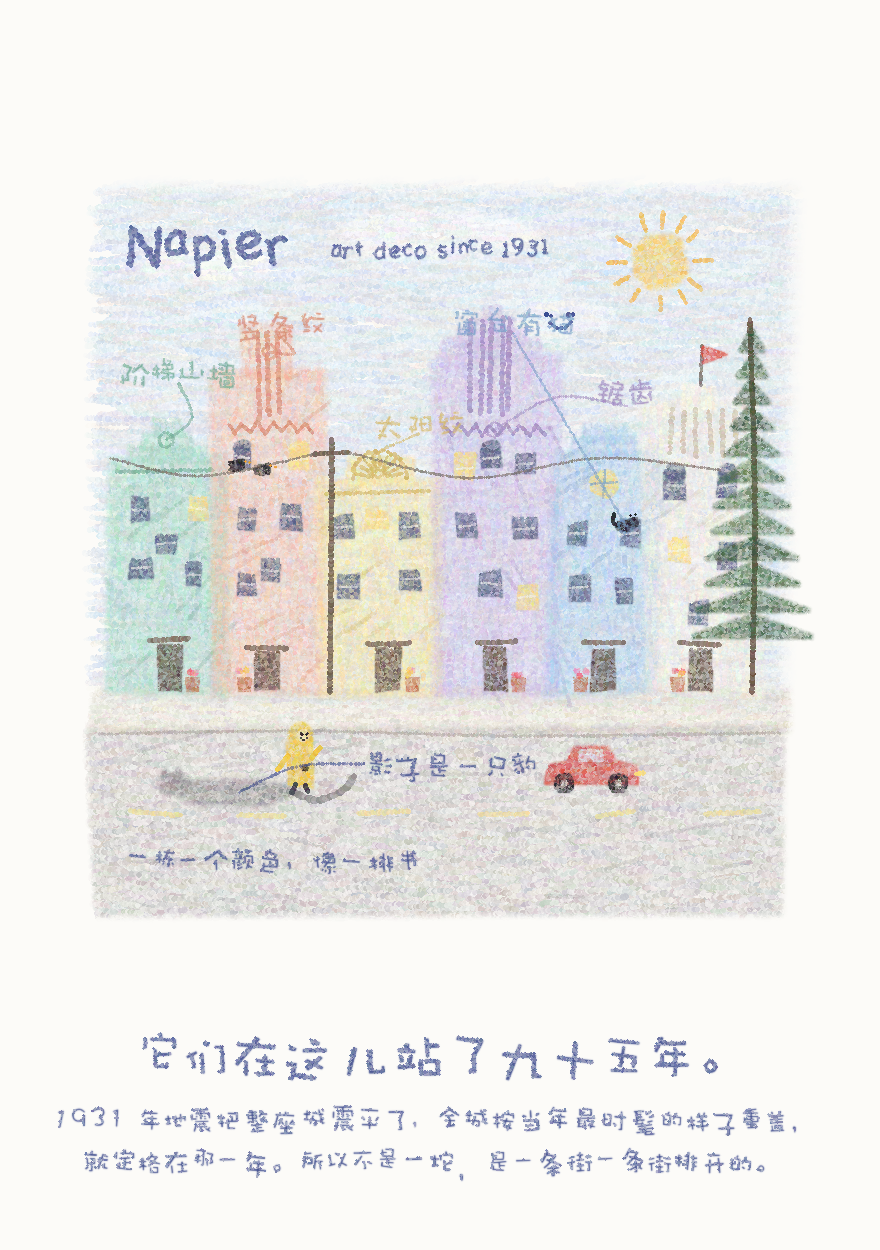

The script that saved this image:
#!/usr/bin/env python3
"""蜡笔街景范例：Napier（新西兰）的 Art Deco 街——六栋粉彩小楼一栋挨一栋。
楼歪、高低乱、窗户不齐、色块留纸、字一个一个歪着写、指线弯的；街上有老爷车、电线上两只鸟、窗台一只猫、门口花盆、笑脸云。
用法：python3 example_street.py  → 输出 example_street.png（约 3 秒）"""
import math
import random
import sys
from pathlib import Path

import numpy as np
from PIL import Image, ImageDraw

sys.path.insert(0, str(Path(__file__).resolve().parent))  # crayon_lib.py 放同目录即可
import crayon_lib as C  # noqa: E402

random.seed(1932)
np.random.seed(1932)
W, H = 880, 1250
C.set_size(W, H)
img = Image.new("RGBA", (W, H), C.PAPER + (255,))
INK = (58, 72, 138)
BLACK = (34, 32, 38)


def fill(mask, color, **kw):
    global img
    img = C.crayon(img, mask, color, **kw)


def line(pts, color, **kw):
    global img
    img = C.crayon_line(img, pts, color, **kw)


def wtext(s, xy, font, color, **kw):
    global img
    img = C.wobbly_text(img, s, xy, font, color, **kw)


def squig(a, b, color, **kw):
    global img
    img = C.squiggle(img, a, b, color, **kw)


def scrib(mask, color, **kw):
    global img
    img = C.scribble(img, mask, color, **kw)


def block(poly, color, *, feather=3, grow=3, n=None, alpha=(120, 205), direction=90, dot=(1.0, 2.1)):
    """留纸的色块：alpha 低一点、边缘毛一点，纸从缝里透出来。"""
    xs = [p[0] for p in poly]; ys = [p[1] for p in poly]
    area = max(1, (max(xs) - min(xs)) * (max(ys) - min(ys)))
    n = n or int(area / 10000 * 2100) + 100
    m = C.soft_mask(poly, feather=feather, grow=grow)
    fill(m, color, direction=direction, spread=12, n=n, length=(8, 24), alpha=alpha, dot=dot)
    return m


# ── 天 / 地 ───────────────────────────────────────────────
FX0, FY0, FX1, FY1 = 100, 190, 780, 910
STREET = 690
sky = C.soft_mask(C.quad(FX0, FY0, FX1, STREET + 8, wobble=12), feather=8, grow=2)
fill(sky, (186, 212, 238), direction=0, spread=14, n=7000, length=(24, 64), alpha=(90, 170))
fill(sky, (232, 206, 190), direction=0, spread=14, n=1400, length=(20, 50), alpha=(30, 80))  # 一点黄昏的粉
# 太阳：一个圆 + 放射短线
SX, SYY = 660, 262
sun = C.soft_mask(C.blob(SX, SYY, 26, 26, k=16, rough=0.12), feather=2, grow=2)
fill(sun, (250, 206, 96), direction=0, spread=30, n=700, length=(4, 12), alpha=(160, 240), dot=(1.0, 2.0))
for a in np.linspace(0, 2 * math.pi, 13)[:-1]:
    a += random.uniform(-0.12, 0.12)
    line([(SX + math.cos(a) * 34, SYY + math.sin(a) * 34), (SX + math.cos(a) * (46 + random.uniform(0, 10)), SYY + math.sin(a) * (46 + random.uniform(0, 10)))], (244, 186, 80), width=(1.2, 2.0), alpha=(140, 220), wobble=0.6)
# 云：一朵是笑脸
for i, (cx, cy, rx, ry) in enumerate(((210, 262, 66, 20), (430, 232, 84, 22), (560, 318, 44, 13))):
    cm = C.soft_mask(C.blob(cx, cy, rx, ry, rough=0.3), feather=4, grow=3)
    fill(cm, (252, 252, 250), direction=0, spread=10, n=1200, length=(12, 30), alpha=(140, 230), dot=(1.2, 2.2))
    if i == 2:
        for ex in (-12, 10):
            line([(cx + ex - 2, cy - 3), (cx + ex + 2, cy - 3)], INK, width=(1.4, 2.2), alpha=(200, 255))
        line([(cx - 10, cy + 5), (cx - 3, cy + 10), (cx + 5, cy + 10), (cx + 11, cy + 4)], INK, width=(1.0, 1.6), alpha=(180, 240), wobble=0.4)
# 人行道 + 马路
block(C.quad(FX0 - 4, STREET, FX1 + 4, STREET + 44, wobble=5), (218, 210, 196), direction=0, alpha=(120, 200))
line(C.catmull([(FX0, STREET + 44), (300, STREET + 41), (520, STREET + 46), (FX1, STREET + 43)], per=12), (166, 156, 146), width=(0.8, 1.4), alpha=(100, 180), wobble=0.7)
road = block(C.quad(FX0 - 4, STREET + 44, FX1 + 4, FY1, wobble=7), (180, 176, 174), direction=0, alpha=(110, 190), dot=(1.3, 2.6))
scrib(road, (150, 146, 148), n=14, length=(30, 90), direction=-8, alpha=(30, 70))
for k in range(6):
    x = FX0 + 30 + k * 115 + random.uniform(-8, 8)
    line([(x, STREET + 124 + random.uniform(-3, 3)), (x + random.uniform(36, 58), STREET + 124 + random.uniform(-3, 3))], (240, 222, 150), width=(1.4, 2.2), alpha=(120, 200), wobble=0.8)

# ── 楼（歪的、高低乱的、留纸的）─────────────────────────────
PAL = {
    "mint": ((160, 214, 192), (112, 170, 148)),
    "peach": ((246, 186, 160), (216, 138, 112)),
    "cream": ((248, 226, 150), (212, 184, 104)),
    "lilac": ((204, 184, 226), (158, 136, 190)),
    "sky": ((168, 202, 234), (120, 158, 200)),
    "white": ((248, 240, 224), (204, 190, 168)),
}
WIN = (88, 98, 130)
WIN_L = (250, 222, 130)


def win(cx, cy, w, h, lit=False, arch=False):
    """一扇歪窗：位置尺寸都抖，可选拱顶。"""
    w *= random.uniform(0.85, 1.2); h *= random.uniform(0.85, 1.2)
    cx += random.uniform(-4, 4); cy += random.uniform(-4, 4)
    col = WIN_L if lit else WIN
    m = C.soft_mask(C.quad(cx - w / 2, cy - h / 2, cx + w / 2, cy + h / 2, wobble=1.6), feather=0.8, grow=1)
    fill(m, col, direction=90, spread=10, n=int(w * h / 3) + 40, length=(3, 9), alpha=(180, 250), dot=(0.8, 1.6))
    if arch:
        am = C.soft_mask(C.blob(cx, cy - h / 2, w / 2, w / 2.4, k=12, rough=0.1), feather=0.8, grow=1)
        fill(am, col, direction=0, spread=20, n=int(w * w / 4) + 30, length=(2, 7), alpha=(180, 250), dot=(0.8, 1.6))
    line([(cx - w / 2 + 1, cy + random.uniform(-2, 2)), (cx + w / 2 - 1, cy + random.uniform(-2, 2))], (248, 246, 240), width=(0.5, 0.9), alpha=(90, 170), wobble=0.4)


def door(cx, bottom, color=(96, 78, 66)):
    w, h = random.uniform(20, 26), random.uniform(38, 48)
    m = C.soft_mask(C.quad(cx - w / 2, bottom - h, cx + w / 2, bottom, wobble=1.5), feather=0.8, grow=1)
    fill(m, color, direction=90, spread=10, n=300, length=(4, 10), alpha=(190, 255), dot=(0.8, 1.6))
    line([(cx - w / 2 - 9, bottom - h - 5 + random.uniform(-2, 2)), (cx + w / 2 + 9, bottom - h - 5 + random.uniform(-2, 2))], (124, 104, 90), width=(1.4, 2.4), alpha=(150, 230), wobble=0.7)
    # 门口一个花盆
    px = cx + random.choice((-1, 1)) * (w / 2 + 12)
    pm = C.soft_mask([(px - 6, bottom - 12), (px + 6, bottom - 12), (px + 5, bottom), (px - 5, bottom)], feather=0.6, grow=1)
    fill(pm, (196, 116, 84), direction=90, spread=10, n=80, length=(2, 6), alpha=(180, 250), dot=(0.8, 1.5))
    for _ in range(3):
        fx, fy = px + random.uniform(-6, 6), bottom - 16 + random.uniform(-4, 2)
        fm = C.soft_mask(C.blob(fx, fy, 3.2, 3.2, k=8, rough=0.2), feather=0.4, grow=0)
        fill(fm, random.choice(((236, 96, 110), (250, 200, 80), (236, 150, 184))), direction=0, spread=30, n=30, length=(1, 3), alpha=(200, 255), dot=(0.6, 1.2))


def stepped(cx, top, widths, step, color):
    y = top
    for wdt in widths:
        m = C.soft_mask(C.quad(cx - wdt / 2, y - step, cx + wdt / 2, y + 3, wobble=2.5), feather=1.5, grow=2)
        fill(m, color, direction=90, spread=12, n=int(wdt * step / 3) + 40, length=(4, 12), alpha=(120, 205), dot=(1.0, 2.0))
        y -= step


def stripes(x0, x1, y0, y1, color, k):
    for i in range(k):
        x = x0 + (x1 - x0) * (i + 1) / (k + 1) + random.uniform(-2, 2)
        line([(x, y0 + random.uniform(-3, 3)), (x + random.uniform(-3, 3), y1 + random.uniform(-3, 3))], color, width=(1.2, 2.2), alpha=(110, 200), wobble=0.8)


def sunburst(cx, cy, r, color, rays=8):
    arc = [(cx + math.cos(a) * r * random.uniform(0.95, 1.05), cy - math.sin(a) * r * random.uniform(0.95, 1.05)) for a in np.linspace(0, math.pi, 26)]
    line(arc, color, width=(1.2, 2.0), alpha=(140, 230), wobble=0.7)
    for a in np.linspace(0.18, math.pi - 0.18, rays):
        line([(cx + math.cos(a) * r * 0.28, cy - math.sin(a) * r * 0.28), (cx + math.cos(a) * r * random.uniform(0.8, 0.95), cy - math.sin(a) * r * random.uniform(0.8, 0.95))], color, width=(1.0, 1.7), alpha=(120, 210), wobble=0.6)


def zigzag(x0, x1, y, amp, color, n=10):
    pts = [(x0 + (x1 - x0) * i / n + random.uniform(-1.5, 1.5), y + (amp if i % 2 else -amp) + random.uniform(-1.5, 1.5)) for i in range(n + 1)]
    line(pts, color, width=(1.0, 1.7), alpha=(130, 220), wobble=0.5)


# 六栋：x 范围、高度、倾斜、类型
BUILD = [
    (108, 222, 230, 0.02, "mint", "step"),
    (218, 322, 318, -0.025, "peach", "tower"),
    (318, 438, 214, 0.015, "cream", "sun"),
    (432, 556, 336, -0.02, "lilac", "step2"),
    (550, 652, 238, 0.03, "sky", "round"),
    (646, 758, 288, -0.015, "white", "flag"),
]
tops = {}
for (x0, x1, hgt, lean, pal, kind) in BUILD:
    base, dark = PAL[pal]
    top = STREET - hgt
    tops[kind] = (x0, x1, top)
    poly = C.quad(x0, top, x1, STREET + 2, wobble=6, lean=lean)
    m = block(poly, base, feather=3, grow=3)
    scrib(m, dark, n=9, length=(18, 50), direction=random.choice((-40, -30, 60)), alpha=(30, 80))
    cx = (x0 + x1) / 2 + (x1 - x0) * lean
    if kind == "step":
        stepped(cx, top, (74, 48, 24), 13, base)
        line([(x0 + 8, top + 12), (x1 - 8, top + 10)], dark, width=(1.0, 1.8), alpha=(120, 200), wobble=0.9)
        for (wx, wy, lit) in ((x0 + 30, top + 50, False), (x1 - 28, top + 46, True), (x0 + 34, top + 110, False), (x1 - 30, top + 118, False), (cx, top + 82, False)):
            win(wx, wy, 17, 21, lit)
    elif kind == "tower":
        tm = block(C.quad(cx - 24, top - 46, cx + 24, top + 6, wobble=3), base, feather=1.5, grow=2)
        stripes(cx - 19, cx + 19, top - 40, top + 44, dark, 3)
        zigzag(x0 + 10, x1 - 10, top + 56, 5, dark, n=11)
        for (wx, wy, lit, arch) in ((x0 + 28, top + 84, False, True), (x1 - 26, top + 88, True, True), (x0 + 30, top + 150, False, False), (x1 - 28, top + 146, False, False), (cx, top + 200, False, False), (x0 + 26, top + 212, False, False)):
            win(wx, wy, 16, 22, lit, arch)
    elif kind == "sun":
        block(C.quad(cx - 32, top - 20, cx + 32, top + 6, wobble=3), base, feather=1.5, grow=2)
        sunburst(cx, top + 2, 27, dark, rays=9)
        line([(x0 + 8, top + 18), (x1 - 8, top + 15)], dark, width=(1.0, 1.7), alpha=(120, 200), wobble=0.9)
        for (wx, wy, lit) in ((x0 + 26, top + 50, False), (cx, top + 46, True), (x1 - 26, top + 52, False), (x0 + 30, top + 110, False), (x1 - 30, top + 106, False)):
            win(wx, wy, 18, 20, lit)
    elif kind == "step2":
        stepped(cx, top, (96, 66, 40, 18), 12, base)
        stripes(cx - 30, cx + 30, top - 34, top + 58, dark, 5)
        zigzag(x0 + 12, x1 - 12, top + 76, 5, dark, n=13)
        for (wx, wy, lit, arch) in ((x0 + 30, top + 110, True, False), (cx, top + 104, False, True), (x1 - 30, top + 112, False, False), (x0 + 32, top + 170, False, False), (x1 - 32, top + 176, False, False), (cx - 4, top + 232, False, False), (x1 - 30, top + 240, True, False)):
            win(wx, wy, 17, 21, lit, arch)
    elif kind == "round":
        stepped(cx, top, (66, 40), 13, base)
        rm = C.soft_mask(C.blob(cx, top + 32, 13, 13, k=14, rough=0.1), feather=0.8, grow=1)
        fill(rm, WIN_L, direction=0, spread=20, n=300, length=(3, 8), alpha=(190, 255), dot=(0.8, 1.6))
        line([(cx - 13, top + 32), (cx + 13, top + 30)], dark, width=(0.6, 1.0), alpha=(100, 180), wobble=0.4)
        line([(cx + 1, top + 19), (cx - 1, top + 45)], dark, width=(0.6, 1.0), alpha=(100, 180), wobble=0.4)
        for (wx, wy, lit) in ((x0 + 26, top + 78, False), (x1 - 26, top + 84, False), (x0 + 30, top + 140, False), (x1 - 28, top + 136, False)):
            win(wx, wy, 17, 21, lit)
        # 窗台上一只猫（剪影，尾巴翘着）
        kx, ky = x1 - 26, top + 74
        km = C.soft_mask(C.blob(kx, ky, 8, 5, k=10, rough=0.15), feather=0.6, grow=1)
        fill(km, BLACK, direction=0, spread=20, n=90, length=(2, 6), alpha=(200, 255), dot=(0.7, 1.4))
        hm = C.soft_mask(C.blob(kx + 7, ky - 4, 4, 4, k=8, rough=0.1), feather=0.5, grow=1)
        fill(hm, BLACK, direction=0, spread=20, n=40, length=(1, 4), alpha=(200, 255), dot=(0.6, 1.2))
        for ex in (-2, 2):
            line([(kx + 7 + ex, ky - 7), (kx + 7 + ex * 1.5, ky - 11)], BLACK, width=(0.8, 1.2), alpha=(200, 255))
        line(C.catmull([(kx - 7, ky), (kx - 13, ky - 4), (kx - 12, ky - 12)], per=8), BLACK, width=(1.0, 1.6), alpha=(200, 255), wobble=0.4)
    elif kind == "flag":
        block(C.quad(cx - 16, top - 16, cx + 16, top + 6, wobble=2.5), base, feather=1.5, grow=2)
        stripes(x0 + 12, x1 - 12, top + 8, top + 52, dark, 6)
        line([(cx, top - 16), (cx + 2, top - 56)], (120, 110, 100), width=(0.9, 1.5), alpha=(150, 230), wobble=0.5)
        fm = C.soft_mask([(cx + 2, top - 56), (cx + 26, top - 48), (cx + 3, top - 40)], feather=0.8, grow=1)
        fill(fm, (222, 74, 62), direction=0, spread=10, n=120, length=(2, 6), alpha=(190, 255), dot=(0.8, 1.5))
        for (wx, wy, lit, arch) in ((x0 + 28, top + 84, False, True), (x1 - 28, top + 80, False, True), (x0 + 30, top + 148, True, False), (x1 - 30, top + 152, False, False), (cx, top + 208, False, False)):
            win(wx, wy, 17, 21, lit, arch)
    door(cx + random.uniform(-10, 10), STREET)

# ── 电线杆 + 电线 + 两只鸟 ────────────────────────────────
PX0 = 330
line([(PX0, STREET + 2), (PX0 + 2, STREET - 250)], (110, 92, 78), width=(1.6, 2.6), alpha=(170, 240), wobble=0.5)
line([(PX0 - 16, STREET - 236), (PX0 + 18, STREET - 238)], (110, 92, 78), width=(1.4, 2.2), alpha=(170, 240), wobble=0.5)
wire = C.catmull([(PX0 - 14, STREET - 236), (200, STREET - 214), (110, STREET - 232)], per=14)
line(wire, (120, 108, 100), width=(0.7, 1.1), alpha=(120, 200), wobble=0.5)
wire2 = C.catmull([(PX0 + 16, STREET - 238), (470, STREET - 212), (600, STREET - 232), (720, STREET - 220)], per=14)
line(wire2, (120, 108, 100), width=(0.7, 1.1), alpha=(120, 200), wobble=0.5)
for (bx, by) in ((236, STREET - 218), (262, STREET - 214)):
    bm = C.soft_mask(C.blob(bx, by - 6, 7, 5, k=10, rough=0.15), feather=0.5, grow=1)
    fill(bm, BLACK, direction=0, spread=20, n=70, length=(2, 5), alpha=(200, 255), dot=(0.7, 1.4))
    hm = C.soft_mask(C.blob(bx + 6, by - 10, 3.5, 3.5, k=8, rough=0.1), feather=0.4, grow=0)
    fill(hm, BLACK, direction=0, spread=20, n=30, length=(1, 3), alpha=(200, 255), dot=(0.6, 1.2))
    line([(bx + 9, by - 10), (bx + 13, by - 9)], (236, 160, 60), width=(0.8, 1.2), alpha=(200, 255))

# ── 诺福克松（歪一点）───────────────────────────────────
TX = 752
trunk = C.catmull([(TX, STREET + 2), (TX + 3, STREET - 180), (TX - 2, STREET - 370)], per=10)
line(trunk, (96, 74, 56), width=(1.6, 2.6), alpha=(170, 240), wobble=0.5)
for i, y in enumerate(range(STREET - 360, STREET - 50, 26)):
    wdt = 9 + i * 4.4 + random.uniform(-3, 3)
    tri = C.soft_mask([(TX - wdt, y + 20), (TX + random.uniform(-3, 3), y), (TX + wdt, y + 20)], feather=1.4, grow=2)
    fill(tri, random.choice(((62, 98, 66), (74, 112, 74), (54, 88, 60))), direction=0, spread=25, n=int(60 + wdt * 8), length=(3, 9), alpha=(150, 235), dot=(0.9, 1.8))

# ── 老爷车（Napier 周末满街跑的那种圆头车）──────────────────
CX, CY = 590, STREET + 92
bodym = C.soft_mask([(CX - 44, CY), (CX - 40, CY - 16), (CX - 22, CY - 20), (CX - 14, CY - 34), (CX + 16, CY - 34), (CX + 24, CY - 20), (CX + 44, CY - 16), (CX + 46, CY)], feather=1.2, grow=2)
fill(bodym, (214, 78, 70), direction=0, spread=12, n=900, length=(5, 14), alpha=(180, 250), dot=(0.9, 1.8))
wm = C.soft_mask(C.quad(CX - 10, CY - 31, CX + 12, CY - 21, wobble=1), feather=0.6, grow=1)
fill(wm, (222, 234, 244), direction=0, spread=10, n=120, length=(2, 6), alpha=(190, 255), dot=(0.7, 1.4))
for wx in (CX - 26, CX + 28):
    wl = C.soft_mask(C.blob(wx, CY + 1, 9, 9, k=12, rough=0.08), feather=0.6, grow=1)
    fill(wl, BLACK, direction=0, spread=20, n=140, length=(2, 6), alpha=(200, 255), dot=(0.7, 1.4))
    hub = C.soft_mask(C.blob(wx, CY + 1, 3.5, 3.5, k=8, rough=0.1), feather=0.4, grow=0)
    fill(hub, (230, 226, 216), direction=0, spread=20, n=30, length=(1, 3), alpha=(200, 255), dot=(0.6, 1.2))
line([(CX + 46, CY - 8), (CX + 52, CY - 8)], (250, 226, 120), width=(1.6, 2.4), alpha=(200, 255))  # 车灯
for k in range(3):  # 尾气小圈
    ex, ey = CX - 52 - k * 12, CY - 6 - k * 5
    circ = [(ex + math.cos(t) * (3 + k), ey + math.sin(t) * (3 + k)) for t in np.linspace(0, 2 * math.pi, 14)]
    line(circ, (180, 176, 184), width=(0.6, 1.0), alpha=(70, 140), wobble=0.4)

# ── 她：黄雨衣小人，影子是豹 ──────────────────────────────
PX, PY = 300, STREET + 98
shb = C.soft_mask(C.blob(PX - 64, PY + 5, 60, 14, k=14, rough=0.12), feather=3, grow=0)
fill(shb, (104, 100, 104), direction=0, spread=10, n=900, length=(6, 16), alpha=(90, 160), dot=(1.0, 2.0))
shh = C.soft_mask(C.blob(PX - 126, PY - 3, 17, 11, k=12, rough=0.1), feather=2.5, grow=0)
fill(shh, (104, 100, 104), direction=0, spread=10, n=340, length=(4, 10), alpha=(90, 160), dot=(1.0, 2.0))
for ex in (-10, 4):
    ear = C.soft_mask([(PX - 126 + ex - 5, PY - 11), (PX - 126 + ex, PY - 22), (PX - 126 + ex + 5, PY - 11)], feather=1.5, grow=0)
    fill(ear, (104, 100, 104), direction=0, spread=10, n=80, length=(2, 6), alpha=(90, 160), dot=(0.9, 1.7))
line(C.catmull([(PX - 6, PY + 5), (PX + 18, PY + 12), (PX + 42, PY + 3), (PX + 54, PY - 12)], per=10), (104, 100, 104), width=(2.2, 3.4), alpha=(90, 160), wobble=0.6)
coat = C.soft_mask(C.quad(PX - 12, PY - 46, PX + 12, PY - 3, wobble=2.5, lean=0.06), feather=1, grow=1)
fill(coat, (238, 198, 62), direction=90, spread=10, n=560, length=(4, 12), alpha=(190, 255), dot=(0.9, 1.7))
hood = C.soft_mask(C.blob(PX + 1, PY - 54, 12, 11, k=12, rough=0.12), feather=1, grow=1)
fill(hood, (238, 198, 62), direction=0, spread=20, n=280, length=(3, 8), alpha=(190, 255), dot=(0.9, 1.7))
face = C.soft_mask(C.blob(PX + 3, PY - 53, 6.5, 6.5, k=10, rough=0.1), feather=0.6, grow=0)
fill(face, (244, 226, 208), direction=0, spread=20, n=100, length=(2, 5), alpha=(190, 255), dot=(0.7, 1.4))
for ex in (0, 5):
    line([(PX + 1 + ex, PY - 54), (PX + 2 + ex, PY - 54)], BLACK, width=(0.9, 1.3), alpha=(220, 255))
line([(PX + 1, PY - 50), (PX + 4, PY - 48), (PX + 7, PY - 50)], BLACK, width=(0.6, 1.0), alpha=(180, 240), wobble=0.2)  # 笑
for lx in (-5, 5):
    line([(PX + lx, PY - 3), (PX + lx + (3 if lx > 0 else -3), PY + 4)], (60, 58, 70), width=(1.4, 2.2), alpha=(190, 255), wobble=0.3)
line([(PX - 12, PY - 32), (PX - 22, PY - 18)], (238, 198, 62), width=(1.7, 2.5), alpha=(190, 255), wobble=0.4)
line([(PX + 12, PY - 30), (PX + 20, PY - 40)], (238, 198, 62), width=(1.7, 2.5), alpha=(190, 255), wobble=0.4)  # 另一只手举着（指楼）
pk = C.soft_mask(C.blob(PX + 5, PY - 20, 3.6, 3.2, k=8, rough=0.1), feather=0.5, grow=0)
fill(pk, BLACK, direction=0, spread=20, n=40, length=(1, 3), alpha=(200, 255), dot=(0.6, 1.2))

img = C.paper_grain(img, 0.09)

# ── 字（一个一个歪着写，指线弯的）────────────────────────
wawa_big = C.font_cjk(50)      # 中文手写体：自动找（娃娃体 → 翩翩体 → 苹方 → Noto CJK …），想指定改 C.FONT_CJK
wawa_note = C.font_cjk(30)
wawa_s = C.font_cjk(27)
chalk = C.font_latin(52)       # 英文手写体：Chalkboard → Comic Sans → 退到中文字体
chalk_s = C.font_latin(24)

wtext("Napier", (126, 208), chalk, INK, rot=10, bounce=5, dot=(0.9, 1.7), density=0.3, alpha=(120, 210), solid_alpha=0.8)
wtext("art deco since 1931", (330, 232), chalk_s, INK, rot=8, bounce=3, dot=(0.7, 1.2), density=0.25, alpha=(110, 200), solid_alpha=0.85)

# 注记：字歪着，颜色跟楼走，指线弯的末端圈住
notes = [
    ("阶梯山墙", (118, 350), (166, tops["step"][2] - 20), PAL["mint"][1]),
    ("竖条纹", (232, 300), (270, tops["tower"][2] - 20), PAL["peach"][1]),
    ("太阳纹", (372, 400), (378, tops["sun"][2] - 6), PAL["cream"][1]),
    ("锯齿", (596, 372), (494, tops["step2"][2] + 76), PAL["lilac"][1]),
    ("窗台有猫", (452, 300), (626, tops["round"][2] + 74), PAL["sky"][1]),
]
for s, (tx, ty), tip, col in notes:
    wtext(s, (tx, ty), wawa_note, col, rot=7, bounce=3, dot=(0.6, 1.0), density=0.18, alpha=(110, 190), solid_alpha=0.95)
    bw = C.wobbly_text_width(s, wawa_note)
    squig((tx + bw / 2, ty + 34), tip, col, bend=22, ring=7)
wtext("影子是一只豹", (PX + 66, PY - 44), wawa_note, INK, rot=7, bounce=3, dot=(0.6, 1.0), density=0.18, alpha=(110, 190), solid_alpha=0.95)
squig((PX + 64, PY - 24), (PX - 60, PY + 4), INK, bend=14, ring=0)
wtext("一栋一个颜色，像一排书", (124, 840), wawa_s, INK, rot=6, bounce=3, dot=(0.6, 1.0), density=0.18, alpha=(110, 190), solid_alpha=0.95)

s1 = "它们在这儿站了九十五年。"
wtext(s1, ((W - C.wobbly_text_width(s1, wawa_big)) / 2, 1020), wawa_big, INK, rot=6, bounce=4, dot=(0.7, 1.3), density=0.28, alpha=(120, 200), solid_alpha=0.9)
for i, s2 in enumerate(("1931 年地震把整座城震平了，全城按当年最时髦的样子重盖，", "就定格在那一年。所以不是一坨，是一条街一条街排开的。")):
    wtext(s2, ((W - C.wobbly_text_width(s2, wawa_s)) / 2, 1100 + i * 42), wawa_s, INK, rot=5, bounce=2.5, dot=(0.6, 1.0), density=0.18, alpha=(100, 180), solid_alpha=0.95)

out = Path(__file__).resolve().parent / "example_street.png"
img.convert("RGB").save(out, quality=95)
print(out)
